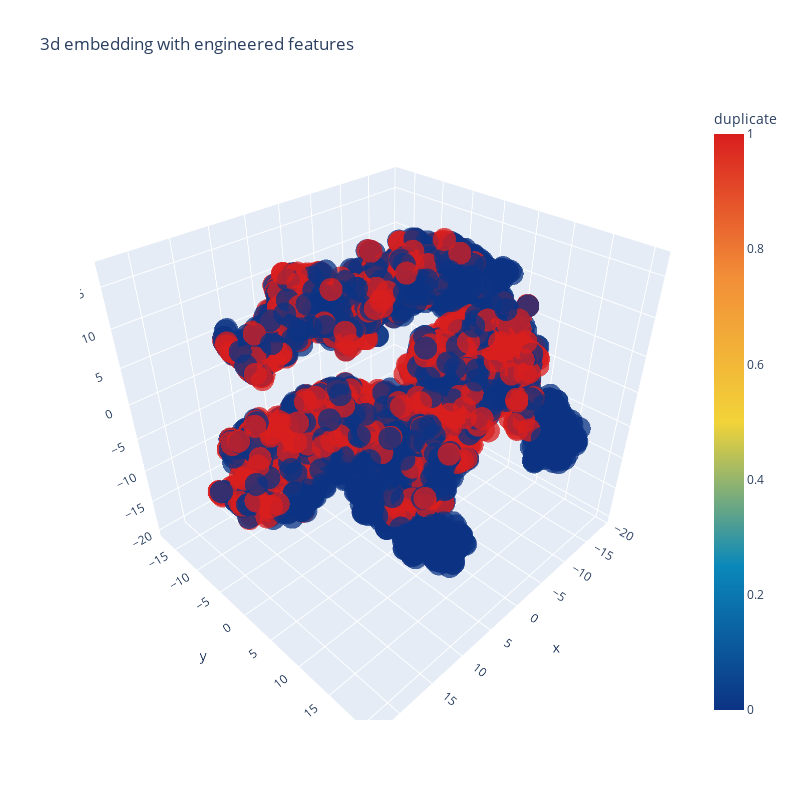

The notebook cell saved with this chart:
### Code cell
trace1 = go.Scatter3d(
    x=tsne3d[:,0],
    y=tsne3d[:,1],
    z=tsne3d[:,2],
    mode='markers',
    marker=dict(
        sizemode='diameter',
        color = y,
        colorscale = 'Portland',
        colorbar = dict(title = 'duplicate'),
        line=dict(color='rgb(255, 255, 255)'),
        opacity=0.75
    )
)

data=[trace1]
layout=dict(height=800, width=800, title='3d embedding with engineered features')
fig=dict(data=data, layout=layout)
py.iplot(fig, filename='3DBubble')

### Figure 1 — Plotly figure (JSON) as saved in the notebook; plotly's stock layout.template omitted (floating-point values rounded to 4 significant figures; data arrays with more than 128 entries replaced by an {"elided": "..."} marker saying what was removed)
{"data": [{"y": {"elided": "5000 float values"}, "mode": "markers", "marker": {"opacity": 0.75, "colorscale": [[0, "rgb(12,51,131)"], [0.25, "rgb(10,136,186)"], [0.5, "rgb(242,211,56)"], [0.75, "rgb(242,143,56)"], [1, "rgb(217,30,30)"]], "color": {"elided": "5000 int values"}, "colorbar": {"title": {"text": "duplicate"}}, "sizemode": "diameter", "line": {"color": "rgb(255, 255, 255)"}}, "x": {"elided": "5000 float values"}, "z": {"elided": "5000 float values"}, "type": "scatter3d"}], "layout": {"width": 800, "title": {"text": "3d embedding with engineered features"}, "height": 800}}
